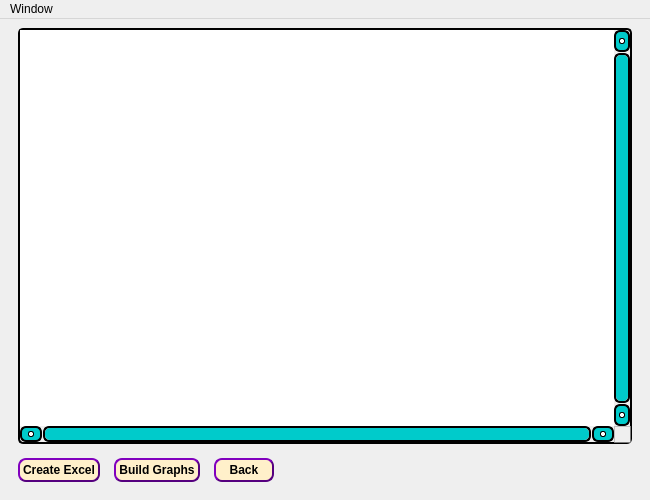
<?xml version="1.0" encoding="UTF-8"?>
<ui version="4.0">
 <class>VROszicar</class>
 <widget class="QMainWindow" name="VROszicar">
  <property name="geometry">
   <rect>
    <x>0</x>
    <y>0</y>
    <width>650</width>
    <height>500</height>
   </rect>
  </property>
  <property name="minimumSize">
   <size>
    <width>350</width>
    <height>400</height>
   </size>
  </property>
  <property name="windowTitle">
   <string>VaspReader (OSZICAR)</string>
  </property>
  <property name="windowIcon">
   <iconset resource="Resource.qrc">
    <normaloff>:/VRlogo/VR-logo.ico</normaloff>:/VRlogo/VR-logo.ico</iconset>
  </property>
  <property name="styleSheet">
   <string notr="true">QPushButton {
  background-color: rgb(255, 240, 202);
  color: black;
  font-weight: 600;
  border-radius: 8px;
  border: 2px solid rgb(85, 0, 127);
  border-style: outset;
  padding: 3px 3px;
  margin-top: 0px;
  outline: 0px;
}
QPushButton:disabled {
border-radius: 8px;
padding: 3px 3px;
color: black;
font-weight: 600;
border-radius: 8px;
border: 2px solid rgb(75, 75, 75);
background-color:rgb(150, 150, 150);
margin-top: 0px;
outline: 0px;
border-style: outset;
}
QPushButton:hover {
  background-color: rgb(255, 212, 137);
  border: 1px solid #000000;
  border-style: outset;
}
QPushButton:pressed {
background-color: white;
border: 3px solid #000000
}
QFrame{
  border: 2px solid #000000;
  border-radius: 5px;
}
QScrollBar:vertical {
    border-radius: 6px;
    border: 2px solid rgb(0, 0, 0);
	color: rgb(0, 0, 0);
    background: rgb(182, 182, 182);
    width: 16px;
    margin: 23px 0 23px 0;
}
QScrollBar::handle:vertical {
    background: rgb(0, 203, 203);
    min-height: 18px;
    border-radius: 5px;
}
QScrollBar::handle:hover:vertical {
    background: rgb(255, 255, 255);
}
QScrollBar::add-line:vertical {
    border: 1.5px solid rgb(0, 0, 0);
    border-radius: 6px;
    background: rgb(0, 203, 203);
    height: 18px;
    subcontrol-position: bottom;
    subcontrol-origin: margin;
}
QScrollBar::sub-line:vertical {
    border: 1.5px solid rgb(0, 0, 0);
    border-radius: 6px;
    background: rgb(0, 203, 203);
    height: 18px;
    subcontrol-position: top;
    subcontrol-origin: margin;
}
QScrollBar::add-line:hover:vertical, QScrollBar::sub-line:hover:vertical {
    background: rgb(255, 255, 255);
}
QScrollBar::up-arrow:vertical, QScrollBar::down-arrow:vertical {
    border: 1px solid rgb(0, 0, 0);
    border-radius: 2px;
    width: 3.5px;
    height: 3.5px;
    background: rgb(255, 255, 255);
}
QScrollBar::up-arrow:vertical:hover, QScrollBar::down-arrow:vertical:hover {
    background: rgb(0, 203, 203);
}

QScrollBar::add-page:vertical, QScrollBar::sub-page:vertical {
    background: none;
}

QScrollBar:horizontal {
    border-radius: 6px;
    border: 2px solid rgb(0, 0, 0);
	color: rgb(0, 0, 0);
    background: rgb(182, 182, 182);
    height: 16px;
    margin: 0 23px 0 23px;
}
QScrollBar::handle:horizontal {
    background: rgb(0, 203, 203);
    min-width: 18px;
    border-radius: 5px;
}
QScrollBar::handle:hover:horizontal {
    background: rgb(255, 255, 255);
}
QScrollBar::add-line:horizontal {
    border: 1.5px solid rgb(0, 0, 0);
    border-radius: 6px;
    background: rgb(0, 203, 203);
    width: 18px;
    subcontrol-position: right;
    subcontrol-origin: margin;
}
QScrollBar::sub-line:horizontal {
    border: 1.5px solid rgb(0, 0, 0);
    border-radius: 6px;
    background: rgb(0, 203, 203);
    width: 18px;
    subcontrol-position: left;
    subcontrol-origin: margin;
}
QScrollBar::add-line:hover:horizontal, QScrollBar::sub-line:hover:horizontal {
    background: rgb(255, 255, 255);
}
QScrollBar::left-arrow:horizontal, QScrollBar::right-arrow:horizontal {
    border: 1px solid rgb(0, 0, 0);
    border-radius: 2px;
    width: 3.5px;
    height: 3.5px;
    background: rgb(255, 255, 255);
}
QScrollBar::left-arrow:horizontal:hover, QScrollBar::right-arrow:horizontal:hover {
    background: rgb(0, 203, 203);
}

QScrollBar::add-page:horizontal, QScrollBar::sub-page:horizontal {
    background: none;
}</string>
  </property>
  <property name="locale">
   <locale language="English" country="UnitedStates"/>
  </property>
  <widget class="QWidget" name="OszicarMainWidget">
   <layout class="QVBoxLayout" name="verticalLayout" stretch="1,0">
    <property name="spacing">
     <number>14</number>
    </property>
    <property name="leftMargin">
     <number>18</number>
    </property>
    <property name="topMargin">
     <number>9</number>
    </property>
    <property name="rightMargin">
     <number>18</number>
    </property>
    <property name="bottomMargin">
     <number>18</number>
    </property>
    <item>
     <widget class="QTableWidget" name="OszicarTableView">
      <property name="verticalScrollBarPolicy">
       <enum>Qt::ScrollBarAlwaysOn</enum>
      </property>
      <property name="horizontalScrollBarPolicy">
       <enum>Qt::ScrollBarAlwaysOn</enum>
      </property>
      <property name="autoScroll">
       <bool>true</bool>
      </property>
      <property name="alternatingRowColors">
       <bool>false</bool>
      </property>
     </widget>
    </item>
    <item>
     <layout class="QHBoxLayout" name="BottomLayout" stretch="1,1,1,6">
      <item>
       <widget class="QPushButton" name="OszicarCreateExcelButton">
        <property name="text">
         <string>Create Excel</string>
        </property>
       </widget>
      </item>
      <item>
       <widget class="QPushButton" name="OszicarBuildGraphButton">
        <property name="text">
         <string>Build Graphs</string>
        </property>
       </widget>
      </item>
      <item>
       <widget class="QPushButton" name="OszicarBack">
        <property name="text">
         <string>Back</string>
        </property>
       </widget>
      </item>
      <item>
       <spacer name="BottomHSpacer">
        <property name="orientation">
         <enum>Qt::Horizontal</enum>
        </property>
        <property name="sizeHint" stdset="0">
         <size>
          <width>40</width>
          <height>20</height>
         </size>
        </property>
       </spacer>
      </item>
     </layout>
    </item>
   </layout>
  </widget>
  <widget class="QMenuBar" name="OszicarMenubar">
   <property name="geometry">
    <rect>
     <x>0</x>
     <y>0</y>
     <width>650</width>
     <height>22</height>
    </rect>
   </property>
   <widget class="QMenu" name="OszicarMenuWindow">
    <property name="title">
     <string>Window</string>
    </property>
    <addaction name="AAbout"/>
    <addaction name="separator"/>
    <addaction name="ABack"/>
    <addaction name="separator"/>
    <addaction name="AExit"/>
   </widget>
   <addaction name="OszicarMenuWindow"/>
  </widget>
  <action name="AAbout">
   <property name="text">
    <string>About</string>
   </property>
  </action>
  <action name="ABack">
   <property name="text">
    <string>Back</string>
   </property>
  </action>
  <action name="AExit">
   <property name="text">
    <string>Exit</string>
   </property>
  </action>
 </widget>
 <resources>
  <include location="Resource.qrc"/>
 </resources>
 <connections/>
</ui>
